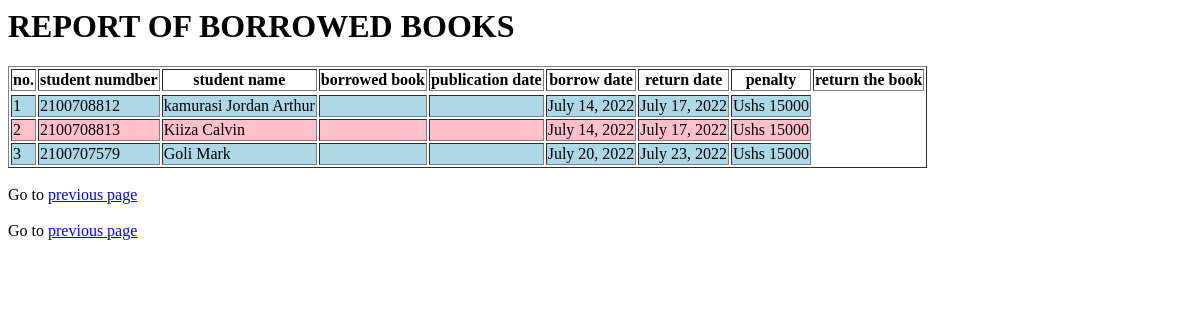
Before: /libralian/1/borrowed_books_report/ with the older database file.
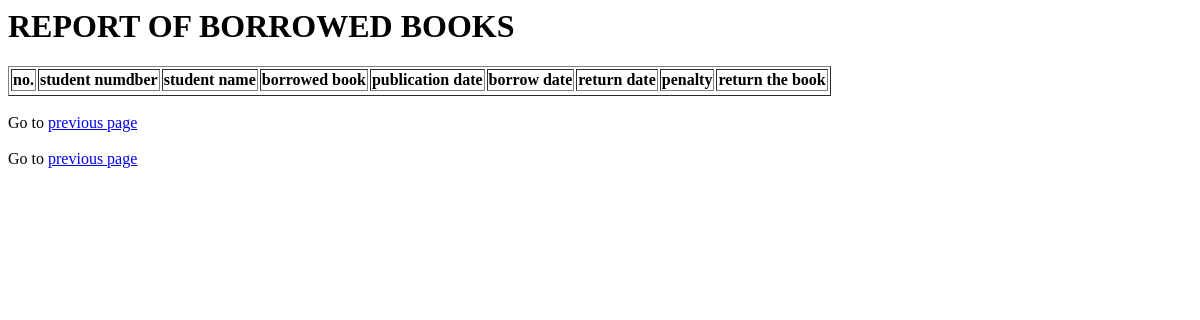
After: the same page with the newer database file.
### Homeapp/models.py (models this page shows, shortened)
class Borrowedbooks(models.Model):
    bks_id       = models.OneToOneField(Books, related_name="bookid", on_delete=models.CASCADE)
    std_number  = models.OneToOneField(Std_model,related_name="stdNumber", on_delete=models.CASCADE)
    borrow_date = models.DateField(auto_now_add= True,)
    def penalty (self,*args,**kwargs):
        ten_days = (self.borrow_date + timezone.timedelta( days = 10))
        five_days = (self.borrow_date + timezone.timedelta( days = 5))
        now_date = dt.datetime.now().date()
        if (now_date >= ten_days):
            return "Ushs 15000"
        elif( now_date>=five_days ):
            return "Ushs 5000"
        else:
            return "Ushs 0"
    def return_date(self,*args,**kwargs):
        return self.borrow_date + timezone.timedelta(days = 3)

### std_app/models.py (models this page shows)
class Std_model(models.Model):
    personal_No = models.IntegerField(primary_key=True )
    std_personal_No = models.IntegerField()
    stdname = models.CharField(max_length=50)
    email = models.EmailField()
    password = models.CharField(blank= True, max_length=50)
    active   = models.BooleanField(default=False)

### libralian/views.py (the view)
# urls.py: path("<int:admin_id>/borrowed_books_report/", report_view, name = "borrowed books report view"),
def report_view(request, admin_id):
    obj = Borrowedbooks.objects.all()
    context = {
        "borrowed_bks" : obj,
        "tendays"    : dt.timedelta( days = 10),
        "fivedays"   : dt.timedelta( days = 5),
        "threedays"  : dt.timedelta( days = 3),
         "nowdate"   : dt.datetime.now().date(),
    }
    template = loader.get_template("report.html")
    return HttpResponse(template.render(context, request))

### templates/report.html (shortened to what this page needs)
{% extends "seach.html" %}
{% block seacrhdiv %}
<h1>REPORT OF BORROWED BOOKS</h1>
    <table border = 1>
<tr>
    <th>no.</th>
        <th>student numdber</th>
            <th>student name</th>
                <th>borrowed book</th>
                    <th>publication date</th>
                        <th>borrow date</th>
                            <th>return date</th>
                                <th>penalty</th>
                                    <th>return the book</th>
    <tr>
{% for x in borrowed_bks %}
<tr style='background-color:{% cycle 'lightblue' 'pink' %}'>
    <td>{{forloop.counter}}</td>
        <td>{{ x.std_number.personal_No }}</td>
            <td>{{ x.std_number.stdname }}</td>
                <td>{{ x.bks_id.book_title }}</td>
                    <td>{{ x.bks_id.publication_date }}</td>
                        <td>{{ x.borrow_date }}</td>
                            <td>{{ x.return_date }}</td>
                                <td>{{x.penalty}}</td>
    </tr>
{% endfor %}
</table>
<br>Go to <a href = "../">previous page</a>
{%endblock seacrhdiv %}

Changed rows visible on the page:
removed Borrowedbooks: std_number.personal_No "2100708812", std_number.stdname "kamurasi Jordan Arthur", borrow_date "July 14, 2022", return_date "July 17, 2022", penalty "Ushs 15000"
removed Borrowedbooks: std_number.personal_No "2100708813", std_number.stdname "Kiiza Calvin", borrow_date "July 14, 2022", return_date "July 17, 2022", penalty "Ushs 15000"
removed Borrowedbooks: std_number.personal_No "2100707579", std_number.stdname "Goli Mark", borrow_date "July 20, 2022", return_date "July 23, 2022", penalty "Ushs 15000"
